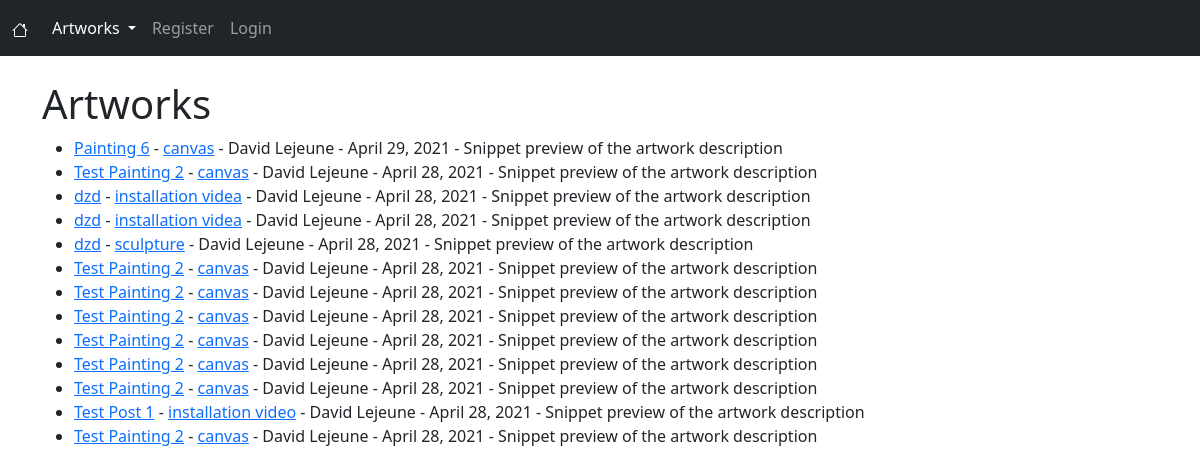
The app's page /artworks/, older data.
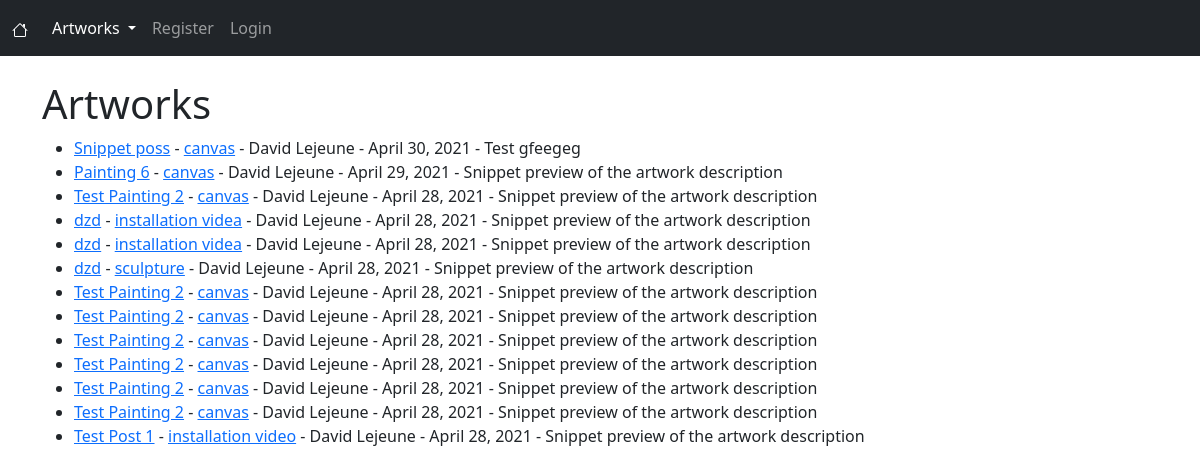
The same page, newer data.
### artworks/models.py (models this page shows, shortened)
class Artwork(models.Model):
    title = models.CharField(max_length=255)
    title_tag = models.CharField(max_length=255)
    author = models.ForeignKey(User, on_delete=models.CASCADE)
    body = RichTextField(blank=True, null=True)
    snippet = models.CharField(max_length=255)
    artwork_date = models.DateField(auto_now_add=True)
    category = models.CharField(max_length=255, default='No category')
    likes = models.ManyToManyField(User, related_name='artwork_post')

### artworks/views.py (the view)
# urls.py: path('artworks/', ArtworkView.as_view(), name="artworks"),
class ArtworkView(ListView):
    model = Artwork
    template_name = 'artworks.html'
    ordering = ['-artwork_date']
    def get_context_data(self, *args, **kwargs):
        cat_menu = Category.objects.all()
        context = super(ArtworkView, self).get_context_data(*args, **kwargs)
        context["cat_menu"] = cat_menu
        return context

### artworks/models.py (called while the page is built)
    def __str__(self):
        return self.name

### artworks/templates/artworks.html (shortened to what this page needs)
{% extends 'base.html' %}
{% block content %}
<h1>Artworks</h1>
<ul>
    {% for artwork in object_list %}
        <li><a href="{% url 'artwork-detail' artwork.pk %}">{{ artwork.title }}</a> -
            <a href="{% url 'category' artwork.category|slugify %}">{{ artwork.category}}</a> -
            {{ artwork.author.first_name }} {{ artwork.author.last_name }} - {{ artwork.artwork_date }} -
            {{ artwork.snippet }}
        </li>
    {% endfor %}
</ul>
{% endblock %}

### artworks/templates/base.html (shortened to what this page needs)
<!doctype html>
<html lang="en">
  <head>
    <link href="https://cdn.jsdelivr.net/npm/bootstrap@5.0.0-beta3/dist/css/bootstrap.min.css" rel="stylesheet">
  </head>
  <body>
    <nav class="navbar navbar-expand-lg navbar-dark bg-dark">
      <div class="container-fluid">
        <a class="navbar-brand" href="{% url 'home' %}">
        </a>
        <div class="collapse navbar-collapse" id="navbarSupportedContent">
          <ul class="navbar-nav me-auto mb-2 mb-lg-0">
              <li>
                {% if cat_menu %}
                <ul class="navbar-nav">
                  <li class="nav-item dropdown">
                    <a class="nav-link dropdown-toggle active" href="#" id="navbarDarkDropdownMenuLink" role="button" data-bs-toggle="dropdown" aria-expanded="false">
                      Artworks
                    </a>
                  </li>
                </ul>
                {% endif %}
              </li>
              {% if user.is_authenticated %}
                  {% if user.is_superuser %}
                      <li class="nav-item">
                        <a class="nav-link" href="{% url 'add-artwork' %}">Add Artwork</a>
                      </li>
                      <!--
                      <li class="nav-item">
                        <a class="nav-link" href="{% url 'add-category' %}">Add Category</a>
                      </li>
                      -->
                  {% endif %}
                  <li class="nav-item">
                    <a class="nav-link" href="{% url 'edit_profile' %}">Edit Profile</a>
                  </li>
                  <li class="nav-item">
                    <a class="nav-link" href="{% url 'logout' %}">Logout</a>
                  </li>
              {% else %}
                <li class="nav-item">
                  <a class="nav-link" href="{% url 'register' %}">Register</a>
                </li>
                <li class="nav-item" >
                  <a class="nav-link" href="{% url 'login' %}">Login</a>
                </li>
              {% endif %}
          </ul>
        </div>
      </div>
    </nav>
    <br/>
    <div class="container">
        {% block content %}
        {% endblock %}
    </div>
  </body>
</html>

Row changes from the older to the newer data that the page shows:
removed Artwork: title "Test Painting 2", category "canvas", author.first_name "David", author.last_name "Lejeune", artwork_date "April 28, 2021", snippet "Snippet preview of the artwork description"
added Artwork: title "Snippet poss", category "canvas", author.first_name "David", author.last_name "Lejeune", artwork_date "April 30, 2021", snippet "Test gfeegeg"
